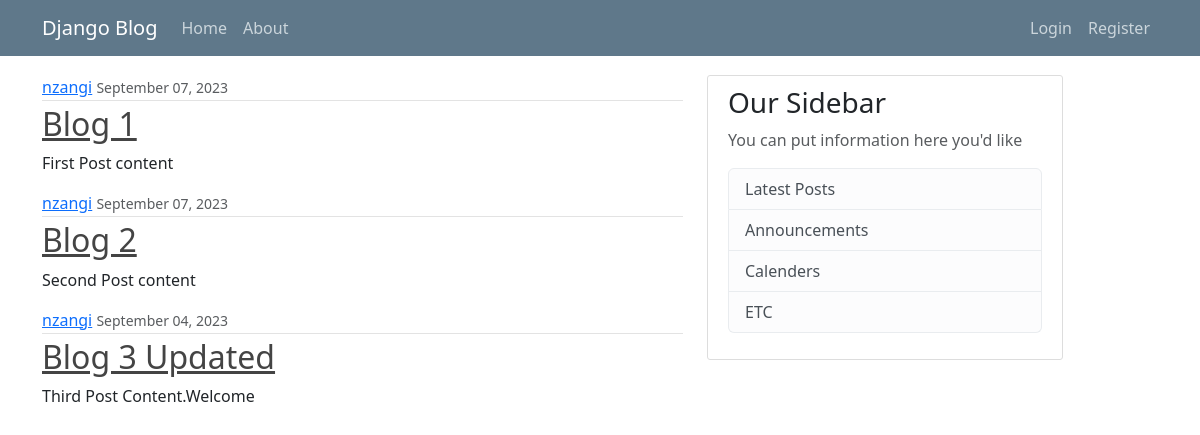
Page /blog/home/ on the committed database.
### blog/models.py (models this page shows, shortened)
class Post(models.Model):
    title = models.CharField(max_length=100)
    content = models.TextField()
    date = models.DateTimeField(default=timezone.now)
    author = models.ForeignKey(User,on_delete=models.CASCADE)

### blog/views.py (the view)
# urls.py: path('home/', views.home,name='blog-home'),
def home(request):
    context = {
        'posts' : Post.objects.all()
    }
    home={'title': 'Home Page'}
    return render(request, 'blog/home.html',context)

### blog/templates/blog/home.html
{% extends "blog/base.html" %}
{% block content %}
{% for post in posts %}
    <article class="media-content-section">
        <div class="media-body">
            <div class="article-metadata">
                <a class="mr-2" href="#">{{ post.author}}</a>
                <small class="text-muted">{{post.date|date:"F d, Y"}}</small>
            </div>
            <h2><a class="article-title" href="#">{{post.title}}</a></h2>
            <p class="article-content">{{post.content}}</p>
        </div>
    </article>
{% endfor %}
{% endblock content %}

### blog/templates/blog/base.html (shortened to what this page needs)
{% load static %}
<!DOCTYPE html>
<html lang="en">
<head>
    <link rel="stylesheet" type="text/css" href="{% static 'blog/main.css'  %}">
    <link href="https://cdn.jsdelivr.net/npm/bootstrap@5.3.1/dist/css/bootstrap.min.css" rel="stylesheet">
</head>
<body>
    <header class="site-header">
        <nav class="navbar navbar-expand-md navbar-dark bg-steel fixed-top">
            <div class="container">
                <a class="navbar-brand mr-4 " href="{% url 'blog-home' %}">Django Blog</a>
                <div class="collapse navbar-collapse" id="navbarToggle">
                    <div class="navbar-nav me-auto">
                        <a class="nav-item nav-link" href="{% url 'blog-home' %}">Home</a>
                        <a class="nav-item nav-link" href="{% url 'blog-about' %}">About</a>
                    </div>
                    <div class="navbar-nav">
                        <a class="nav-item nav-link" href="#">Login</a>
                        <a class="nav-item nav-link" href="#">Register</a>
                    </div>
                </div>
            </div>
        </nav>
    </header>
    <main role="main" class="container">
        <div class="row">
            <div class="col-md-7">
                {% block content %}
                {% endblock %}
            </div>
            <div class="col-md-4">
                <div class="content-section">
                    <h3>Our Sidebar</h3>
                    <p class="text-muted">You can put information here you'd  like
                    <ul class="list-group">
                        <li class="list-group-item list-group-item-light">Latest Posts</li>
                        <li class="list-group-item list-group-item-light">Announcements</li>
                        <li class="list-group-item list-group-item-light">Calenders</li>
                        <li class="list-group-item list-group-item-light">ETC</li>
                    </ul>
                    </p>
                </div>
            </div>
        </div>
    </main>
</body>
</html>

### blog/static/blog/main.css (style rules this page uses)
body { background: #fafafa; color: #333333; margin-top: 5rem; padding-top: 75px; }
h1,h2,h3,h4,h4,h5,h6 { color: #444444; }
ul { color: #444444; }
.bg-steel { background-color: #5f788a; }
.site-header .navbar-nav .nav-link { color: #cbd5db; }
.content-section { background: #ffffff; padding: 10px 20px; border: 1px solid #dddddd; border-radius: 3px; margin-bottom: 20px; }
.article-title { color: #444444; }
.article-content { white-space: pre-line; }
.article-metadata { padding-bottom: 1px; margin-bottom: 4px; border-bottom: 1px solid #e3e3e3; }

### rows in the picture
Post: author "nzangi", date "September 07, 2023", title "Blog 1", content "First Post content"
Post: author "nzangi", date "September 07, 2023", title "Blog 2", content "Second Post content"
Post: author "nzangi", date "September 04, 2023", title "Blog 3 Updated", content "Third Post Content.Welcome"
